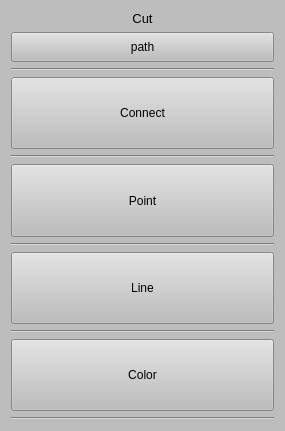
<?xml version="1.0" encoding="UTF-8"?>
<ui version="4.0">
 <class>CutForm</class>
 <widget class="QWidget" name="CutForm">
  <property name="geometry">
   <rect>
    <x>0</x>
    <y>0</y>
    <width>285</width>
    <height>431</height>
   </rect>
  </property>
  <property name="sizePolicy">
   <sizepolicy hsizetype="Preferred" vsizetype="Preferred">
    <horstretch>0</horstretch>
    <verstretch>0</verstretch>
   </sizepolicy>
  </property>
  <property name="windowTitle">
   <string>Form</string>
  </property>
  <property name="styleSheet">
   <string notr="true">background-color: rgb(189, 189, 189);
</string>
  </property>
  <layout class="QGridLayout" name="gridLayout">
   <item row="0" column="0">
    <layout class="QVBoxLayout" name="verticalLayout_2" stretch="0,1">
     <item>
      <widget class="QLabel" name="label_3">
       <property name="font">
        <font>
         <pointsize>10</pointsize>
        </font>
       </property>
       <property name="layoutDirection">
        <enum>Qt::LeftToRight</enum>
       </property>
       <property name="text">
        <string>Cut</string>
       </property>
       <property name="textFormat">
        <enum>Qt::AutoText</enum>
       </property>
       <property name="alignment">
        <set>Qt::AlignCenter</set>
       </property>
      </widget>
     </item>
     <item>
      <layout class="QVBoxLayout" name="verticalLayout">
       <item>
        <widget class="QToolButton" name="toolButton">
         <property name="sizePolicy">
          <sizepolicy hsizetype="Minimum" vsizetype="Fixed">
           <horstretch>0</horstretch>
           <verstretch>0</verstretch>
          </sizepolicy>
         </property>
         <property name="minimumSize">
          <size>
           <width>30</width>
           <height>30</height>
          </size>
         </property>
         <property name="text">
          <string>path</string>
         </property>
         <property name="icon">
          <iconset>
           <normaloff>../../Users/KOSA/Desktop/image/path.png</normaloff>../../Users/KOSA/Desktop/image/path.png</iconset>
         </property>
         <property name="iconSize">
          <size>
           <width>30</width>
           <height>30</height>
          </size>
         </property>
         <property name="toolButtonStyle">
          <enum>Qt::ToolButtonTextUnderIcon</enum>
         </property>
        </widget>
       </item>
       <item>
        <widget class="Line" name="line">
         <property name="orientation">
          <enum>Qt::Horizontal</enum>
         </property>
        </widget>
       </item>
       <item>
        <widget class="QToolButton" name="toolButton_2">
         <property name="sizePolicy">
          <sizepolicy hsizetype="Minimum" vsizetype="Minimum">
           <horstretch>0</horstretch>
           <verstretch>0</verstretch>
          </sizepolicy>
         </property>
         <property name="minimumSize">
          <size>
           <width>30</width>
           <height>30</height>
          </size>
         </property>
         <property name="text">
          <string>Connect</string>
         </property>
         <property name="icon">
          <iconset>
           <normaloff>../../Users/KOSA/Desktop/image/Connect.png</normaloff>../../Users/KOSA/Desktop/image/Connect.png</iconset>
         </property>
         <property name="iconSize">
          <size>
           <width>30</width>
           <height>30</height>
          </size>
         </property>
         <property name="toolButtonStyle">
          <enum>Qt::ToolButtonTextUnderIcon</enum>
         </property>
        </widget>
       </item>
       <item>
        <widget class="Line" name="line_2">
         <property name="orientation">
          <enum>Qt::Horizontal</enum>
         </property>
        </widget>
       </item>
       <item>
        <widget class="QToolButton" name="toolButton_3">
         <property name="sizePolicy">
          <sizepolicy hsizetype="Minimum" vsizetype="Minimum">
           <horstretch>0</horstretch>
           <verstretch>0</verstretch>
          </sizepolicy>
         </property>
         <property name="minimumSize">
          <size>
           <width>30</width>
           <height>30</height>
          </size>
         </property>
         <property name="text">
          <string>Point</string>
         </property>
         <property name="icon">
          <iconset>
           <normaloff>../../Users/KOSA/Desktop/image/Dot.png</normaloff>../../Users/KOSA/Desktop/image/Dot.png</iconset>
         </property>
         <property name="iconSize">
          <size>
           <width>30</width>
           <height>30</height>
          </size>
         </property>
         <property name="toolButtonStyle">
          <enum>Qt::ToolButtonTextUnderIcon</enum>
         </property>
        </widget>
       </item>
       <item>
        <widget class="Line" name="line_3">
         <property name="orientation">
          <enum>Qt::Horizontal</enum>
         </property>
        </widget>
       </item>
       <item>
        <widget class="QToolButton" name="toolButton_4">
         <property name="sizePolicy">
          <sizepolicy hsizetype="Minimum" vsizetype="Minimum">
           <horstretch>0</horstretch>
           <verstretch>0</verstretch>
          </sizepolicy>
         </property>
         <property name="minimumSize">
          <size>
           <width>30</width>
           <height>30</height>
          </size>
         </property>
         <property name="text">
          <string>Line</string>
         </property>
         <property name="icon">
          <iconset>
           <normaloff>../../Users/KOSA/Desktop/image/Line.png</normaloff>../../Users/KOSA/Desktop/image/Line.png</iconset>
         </property>
         <property name="iconSize">
          <size>
           <width>30</width>
           <height>30</height>
          </size>
         </property>
         <property name="toolButtonStyle">
          <enum>Qt::ToolButtonTextUnderIcon</enum>
         </property>
        </widget>
       </item>
       <item>
        <widget class="Line" name="line_4">
         <property name="orientation">
          <enum>Qt::Horizontal</enum>
         </property>
        </widget>
       </item>
       <item>
        <widget class="QToolButton" name="toolButton_5">
         <property name="sizePolicy">
          <sizepolicy hsizetype="Minimum" vsizetype="Minimum">
           <horstretch>0</horstretch>
           <verstretch>0</verstretch>
          </sizepolicy>
         </property>
         <property name="minimumSize">
          <size>
           <width>30</width>
           <height>30</height>
          </size>
         </property>
         <property name="text">
          <string>Color</string>
         </property>
         <property name="icon">
          <iconset>
           <normaloff>../../Users/KOSA/Desktop/image/LightColor.png</normaloff>../../Users/KOSA/Desktop/image/LightColor.png</iconset>
         </property>
         <property name="iconSize">
          <size>
           <width>30</width>
           <height>30</height>
          </size>
         </property>
         <property name="toolButtonStyle">
          <enum>Qt::ToolButtonTextUnderIcon</enum>
         </property>
        </widget>
       </item>
       <item>
        <widget class="Line" name="line_6">
         <property name="orientation">
          <enum>Qt::Horizontal</enum>
         </property>
        </widget>
       </item>
      </layout>
     </item>
    </layout>
   </item>
  </layout>
 </widget>
 <resources/>
 <connections/>
</ui>
